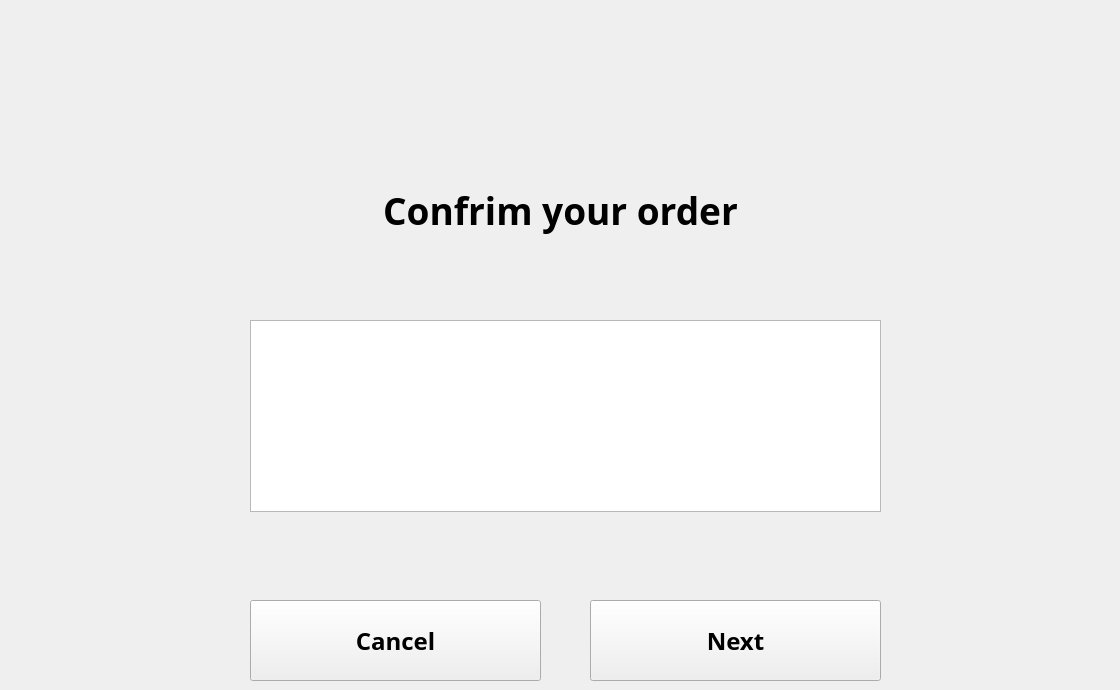
   <widget class="QWidget" name="confirm_order">
    <widget class="QLabel" name="label_24">
     <property name="geometry">
      <rect>
       <x>10</x>
       <y>130</y>
       <width>1101</width>
       <height>161</height>
      </rect>
     </property>
     <property name="font">
      <font>
       <family>Bahnschrift SemiBold</family>
       <pointsize>28</pointsize>
       <weight>75</weight>
       <bold>true</bold>
      </font>
     </property>
     <property name="text">
      <string>Confrim your order</string>
     </property>
     <property name="alignment">
      <set>Qt::AlignCenter</set>
     </property>
    </widget>
    <widget class="QTextBrowser" name="ord_info">
     <property name="geometry">
      <rect>
       <x>250</x>
       <y>320</y>
       <width>631</width>
       <height>192</height>
      </rect>
     </property>
     <property name="font">
      <font>
       <family>Bahnschrift SemiBold</family>
       <pointsize>18</pointsize>
       <weight>75</weight>
       <bold>true</bold>
      </font>
     </property>
    </widget>
    <widget class="QPushButton" name="to_pay_page">
     <property name="geometry">
      <rect>
       <x>590</x>
       <y>600</y>
       <width>291</width>
       <height>81</height>
      </rect>
     </property>
     <property name="font">
      <font>
       <family>Bahnschrift SemiBold</family>
       <pointsize>18</pointsize>
       <weight>75</weight>
       <bold>true</bold>
      </font>
     </property>
     <property name="text">
      <string>Next</string>
     </property>
    </widget>
    <widget class="QPushButton" name="to_book_page">
     <property name="geometry">
      <rect>
       <x>250</x>
       <y>600</y>
       <width>291</width>
       <height>81</height>
      </rect>
     </property>
     <property name="font">
      <font>
       <family>Bahnschrift SemiBold</family>
       <pointsize>18</pointsize>
       <weight>75</weight>
       <bold>true</bold>
      </font>
     </property>
     <property name="text">
      <string>Cancel</string>
     </property>
    </widget>
   </widget>
